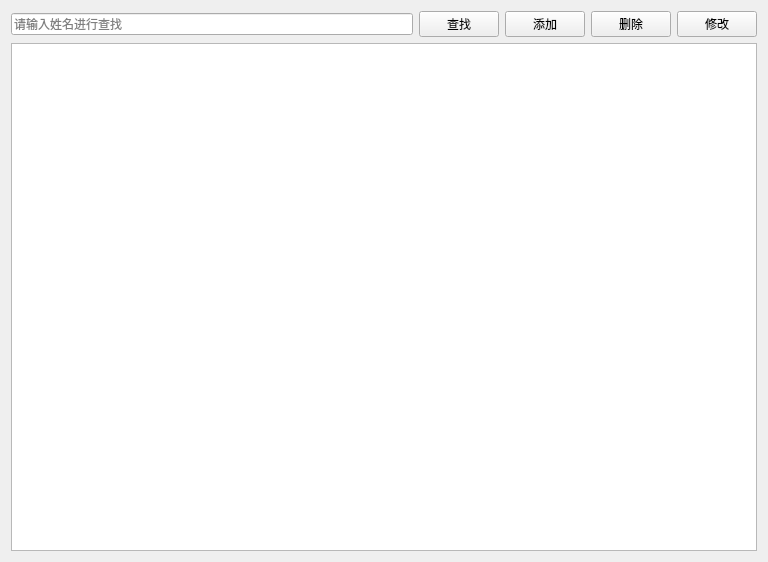
<?xml version="1.0" encoding="UTF-8"?>
<ui version="4.0">
 <class>PatientView</class>
 <widget class="QWidget" name="PatientView">
  <property name="geometry">
   <rect>
    <x>0</x>
    <y>0</y>
    <width>768</width>
    <height>562</height>
   </rect>
  </property>
  <property name="windowTitle">
   <string>患者管理</string>
  </property>
  <layout class="QVBoxLayout" name="verticalLayout">
   <item>
    <layout class="QHBoxLayout" name="horizontalLayout">
     <item>
      <widget class="QLineEdit" name="txtSearch">
       <property name="placeholderText">
        <string>请输入姓名进行查找</string>
       </property>
      </widget>
     </item>
     <item>
      <widget class="QPushButton" name="btSearch">
       <property name="text">
        <string>查找</string>
       </property>
       <property name="icon">
        <iconset resource="resource.qrc">
         <normaloff>:/new/prefix1/img/adSearch.png</normaloff>:/new/prefix1/img/adSearch.png</iconset>
       </property>
      </widget>
     </item>
     <item>
      <widget class="QPushButton" name="btAdd">
       <property name="text">
        <string>添加</string>
       </property>
       <property name="icon">
        <iconset resource="resource.qrc">
         <normaloff>:/new/prefix1/img/dbAdd.png</normaloff>:/new/prefix1/img/dbAdd.png</iconset>
       </property>
      </widget>
     </item>
     <item>
      <widget class="QPushButton" name="btDelete">
       <property name="text">
        <string>删除</string>
       </property>
       <property name="icon">
        <iconset resource="resource.qrc">
         <normaloff>:/new/prefix1/img/deleteeee.png</normaloff>:/new/prefix1/img/deleteeee.png</iconset>
       </property>
      </widget>
     </item>
     <item>
      <widget class="QPushButton" name="btEdit">
       <property name="text">
        <string>修改</string>
       </property>
       <property name="icon">
        <iconset resource="resource.qrc">
         <normaloff>:/new/prefix1/img/dbUpdate.png</normaloff>:/new/prefix1/img/dbUpdate.png</iconset>
       </property>
      </widget>
     </item>
    </layout>
   </item>
   <item>
    <widget class="QTableView" name="tableView"/>
   </item>
  </layout>
 </widget>
 <resources>
  <include location="resource.qrc"/>
 </resources>
 <connections/>
</ui>
